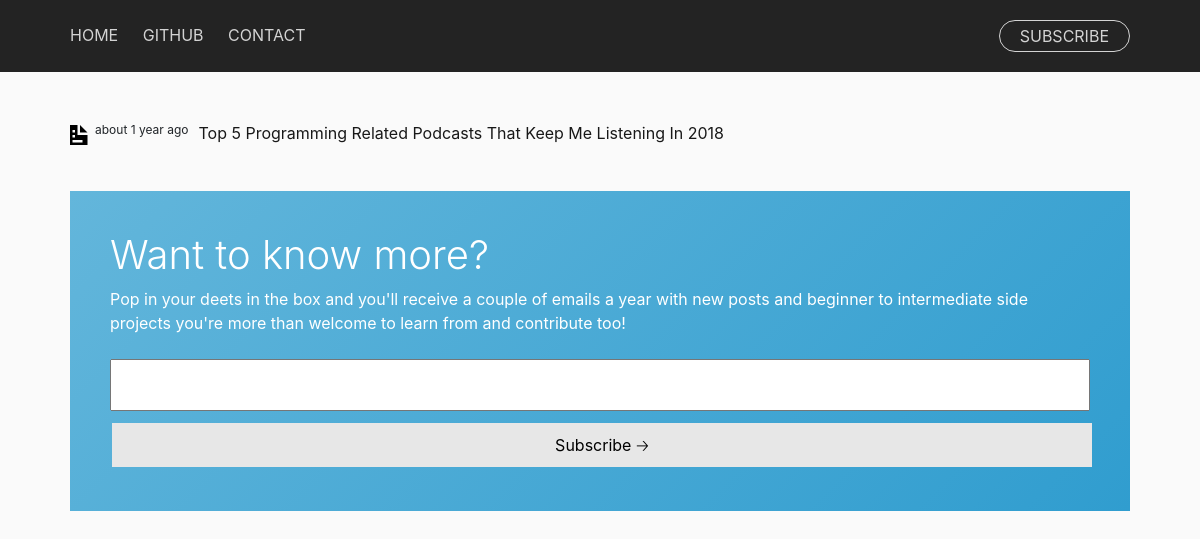
/articles/, run on an earlier commit of the app's database.
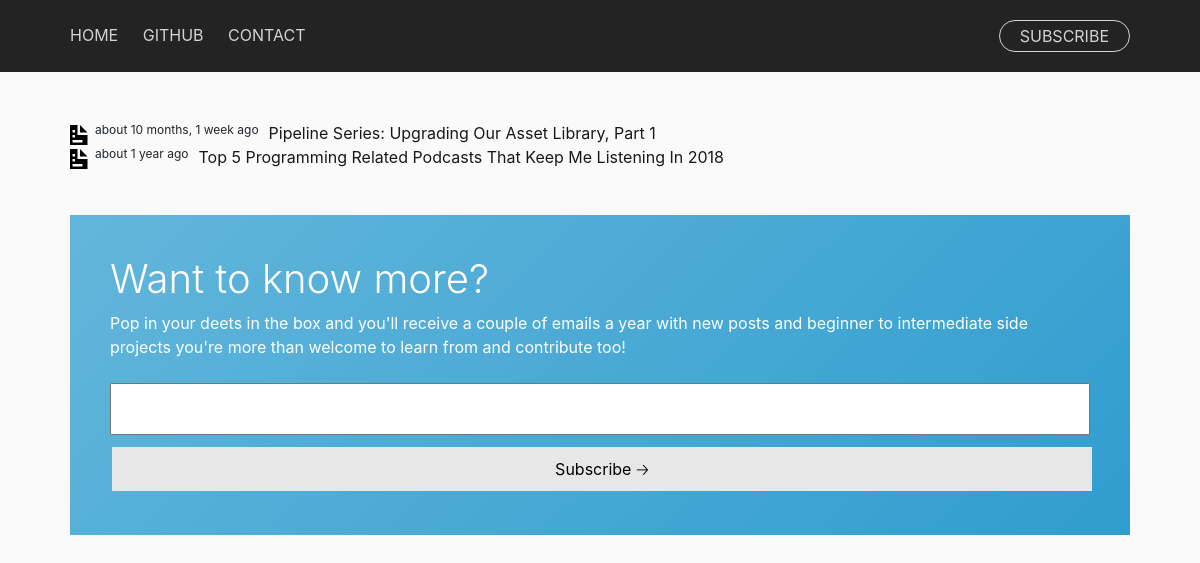
And on a later commit of the database.
### blog/models.py (models this page shows, shortened)
class Post(models.Model):
    next_post = models.IntegerField(null=True, blank=True)
    previous_post = models.IntegerField(null=True, blank=True)
    name = models.CharField(max_length=200)
    content = models.CharField(max_length=5000)
    pub_date = models.DateTimeField('date published')
    strap = models.CharField(max_length=300)
    tags = models.ManyToManyField(UsedSoftware, blank=True)
    project = models.ForeignKey(Project, on_delete=models.CASCADE, related_name='posts', null=True, blank=True)
    cover_img = models.CharField(max_length=200, null=True, blank=True)
    published = models.BooleanField(default=False)
    techspec = models.BooleanField(default=False)
    viewed = models.IntegerField(default=0)

### blog/views.py (the view)
# urls.py: path('articles/', views.articles, name='articles'),
def articles(request):
    articles = Post.objects.filter(
        project=None, published=True
        ).order_by('-pub_date')
    context = standard_context
    context['articles'] = articles
    return render(request, 'blog/articles.html', context)

### blog/forms.py
class SearchForm(forms.Form):
    search = forms.CharField(label='', max_length=100)

class MailingList(forms.Form):
    email = forms.CharField(label='', max_length=100)

### blog/templates/blog/articles.html
{% extends "blog/base.html" %} {% load static %} {% block content %}
<p style="height:105px;"></p>
<div class="container content">
    {% for article in articles %}
    <div style="display: flex; flex-direction: row;">
        <div>
            <img class="iconic-svg-header" src="{% static 'blog/svg/document.svg' %}" alt="tags icon">
        </div>
        <div class="blogpostheader">
            <div style="font-size: 12px; padding-right: 10px;">
                about {{article.pub_date|timesince}} ago
            </div>
        </div>
        <div style="display: flex; flex-direction: row;">
            <div>
                <strong><a href="/articles/{{ article.id }}/">{{ article.name|title }}</a></strong>
            </div>
        </div>
    </div>
    {% endfor %}
</div>
<div class="container content">
    {% include "blog/comp/mailinglist.html" %}
</div>
{% endblock %}

What changed in the data, as far as the page shows it:
now on this page (row edited): Post: pub_date "10 months, 1 week", name "Pipeline Series: Upgrading Our Asset Library, Part 1"
